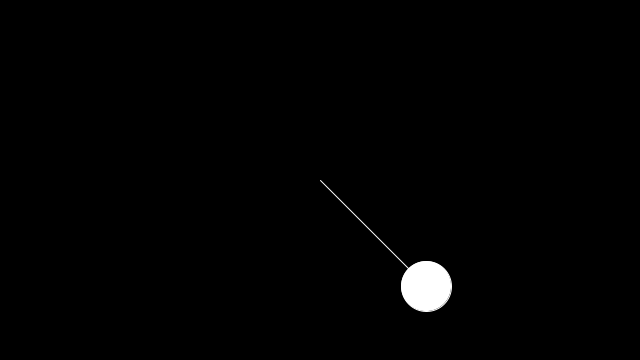
Frame 1 (no input)
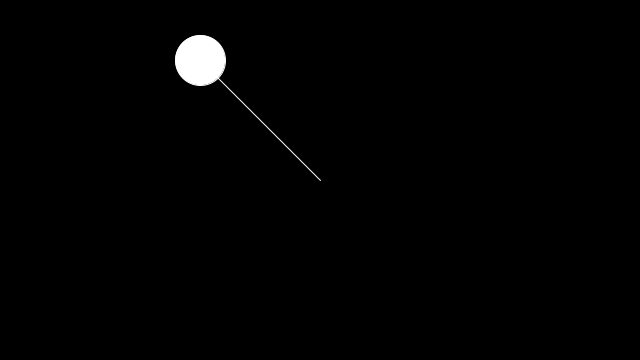
Frame 60 (the mouse pressed at the canvas centre just before this capture)
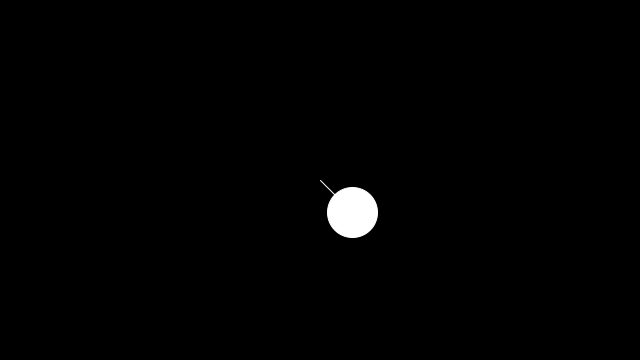
Frame 120 (the mouse held since frame 60 and released just before this capture)

The Processing sketch that drew these frames (run headless with seeded random() and noise(); from frame 60 on, the mouse is pressed at the canvas centre):

// Processing sketch: build
// ── build.pde
float r = 150;
float a = PI/4;
float aVel = 0.0;
float aAcc = 0.001;

void setup() {
  size(640,360);
}

void draw() {
  background(0);
  translate(width/2, height/2);
  // Polar to cartesian transformation
  float x = r * cos(a);
  float y = r * cos(a);
  fill(255);
  stroke(255);
  line(0,0,x,y);
  ellipse(x,y,50,50);
  
  a += aVel;
  aVel += aAcc;
  aVel = constrain(aVel,0,0.1);
}
